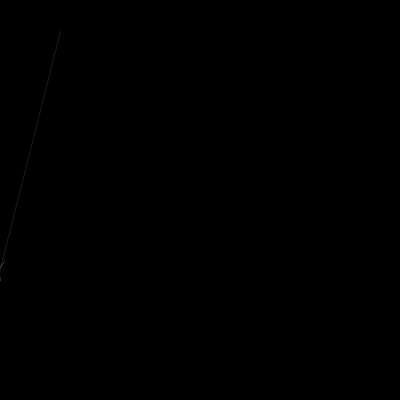
Frame 1 (no input)
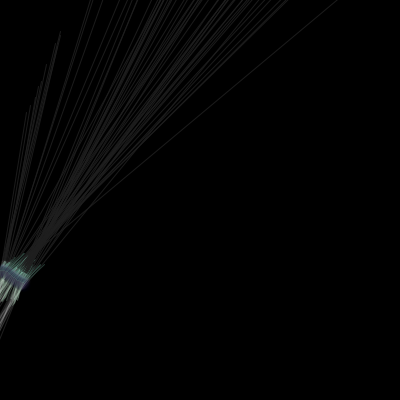
Frame 60 (the mouse pressed at the canvas centre just before this capture)
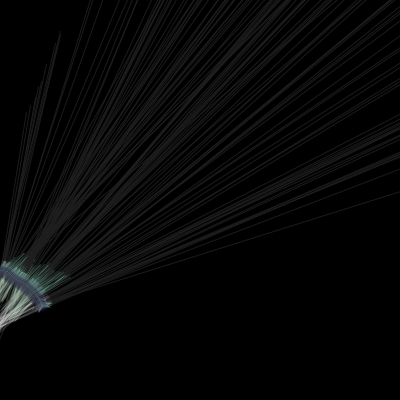
Frame 120 (the mouse held since frame 60 and released just before this capture)

The Processing sketch that drew these frames (run headless with seeded random() and noise(); from frame 60 on, the mouse is pressed at the canvas centre):

// Processing sketch: processing_166097
// ── processing_166097.pde

float x = 0.0; // X-coordinate
float y = 270.0; // Y-coordinate
float angle = 0.2; // Direction of motion
float speed = 0.5; // Speed of motion
void setup() {
size(400, 400);
background(0);
randomSeed(22);

}
void draw() {
angle += random(-0.1, 0.1);
x += cos(angle) * speed; // Update x-coordinate
y += sin(angle) * speed; // Update y-coordinate
translate(x, y);
rotate(angle);
stroke(255, 30);
line(0, -10, 0, 1000*(angle%2));
stroke(30, 230);
line(0, -10, 0, -1000*(angle%2));
stroke(100,160,140,90);
line(2, -10*(angle%1*4), -2, 0);
stroke(130,160,140,90);
line(2, 10*(angle%1*4), -2, 0);
fill(90,60,130,12);
noStroke();
ellipse(0,0,7,13);
fill(0,0,30,12);
ellipse(0,2,13,13);
}
